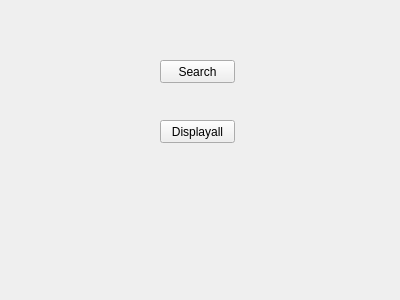
<?xml version="1.0" encoding="UTF-8"?>
<ui version="4.0">
 <class>Form</class>
 <widget class="QWidget" name="Form">
  <property name="geometry">
   <rect>
    <x>0</x>
    <y>0</y>
    <width>400</width>
    <height>300</height>
   </rect>
  </property>
  <property name="windowTitle">
   <string>Form</string>
  </property>
  <widget class="QPushButton" name="search2">
   <property name="geometry">
    <rect>
     <x>160</x>
     <y>60</y>
     <width>75</width>
     <height>23</height>
    </rect>
   </property>
   <property name="text">
    <string>Search</string>
   </property>
  </widget>
  <widget class="QPushButton" name="displayall2">
   <property name="geometry">
    <rect>
     <x>160</x>
     <y>120</y>
     <width>75</width>
     <height>23</height>
    </rect>
   </property>
   <property name="text">
    <string>Displayall</string>
   </property>
  </widget>
 </widget>
 <resources/>
 <connections/>
</ui>
